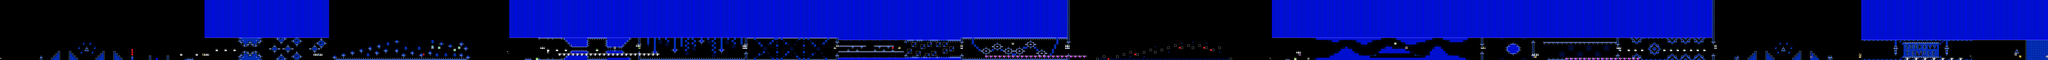

Rendered tile map (Tiled .tmx) drawn with the repository's tilesets; below, a short description and the map source with its tile grids summarised:
An orthogonal 921x27 tile map with 16x16 px tiles, 2 tile layers (SP, ...), 2 tilesets.

<map version="1.10" tiledversion="1.11.2" orientation="orthogonal" renderorder="right-down" width="921" height="27" tilewidth="16" tileheight="16" infinite="0" nextlayerid="3" nextobjectid="1">
 <editorsettings>
  <chunksize width="16" height="27" />
  <export format="csv" />
 </editorsettings>
 <tileset firstgid="1" name="famidash" tilewidth="16" tileheight="16" tilecount="256" columns="16">
  <image source="../../../GRAPHICS/famidash.bmp" width="256" height="256" />
 </tileset>
 <tileset firstgid="257" name="sprites" tilewidth="16" tileheight="16" tilecount="256" columns="16">
  <image source="../../../GRAPHICS/sprites.png" width="256" height="256" />
 </tileset>
 <layer id="1" width="921" height="27">
  <data>[24867 cells, 13071 non-empty, 104 distinct tile ids]</data>
 </layer>
 <layer id="2" name="SP" width="921" height="27">
  <data>[24867 cells, 220 non-empty, 30 distinct tile ids]</data>
 </layer>
</map>
